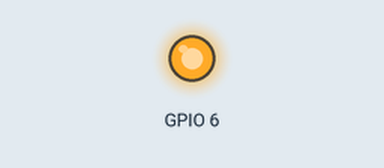
The program below on a simulated Raspberry Pi (BCM pin numbers). Parts: output pins drawn as LEDs (lit = HIGH). At 5.0 s the program stops and its outputs stay as they are.

Above: at 0.1 s.
At 5.1 s:
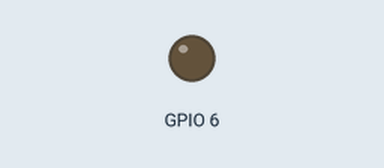
Timing chart, 0 to 6.5 s (numbered marks = the images above):
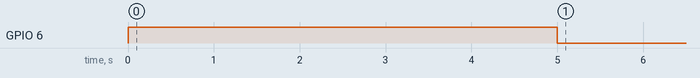

The program:

gpio_test.py
```python
## GPIO test for Raspberry Pi

# import pin controller
from periphery import GPIO

import time

# Open GPIO 6 with output direction
gpio_out = GPIO(6, "out")

gpio_out.write(True)

# sleep for 5 seconds
time.sleep(5)

gpio_out.write(False)

gpio_out.close()
```

Measured:
- by itself, GPIO 6: LOW → HIGH at 0.00 s, → LOW 5.0 s later
